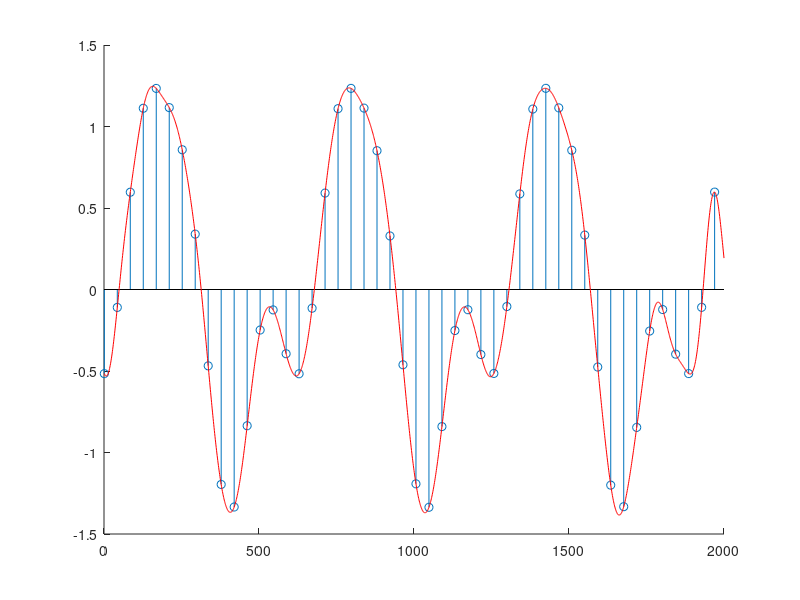

Write the MATLAB code that produced this figure.
N = 2000;
omega = 0.01;
omega_e = 5 * 3 * omega;
t = 1:N;
x = sin(omega*t) + 0.5*sin(2*omega*t+10) + 0.25*sin(3*omega*t+30);

% Te = floor( 2*pi / (6*omega) );
Te = 2*pi / omega_e;
t_es = 1:Te:N;
x_es = x( t_es );
hold on;
stem( t_es, x_es );

for i = 1:N
  s = 0;
  for k = 1:length( t_es )
    s = s + x_es(k) * sinc(((omega_e / 2) * (i-t_es(k)))/pi);
  end;
  x_rec(i) = s;
end;
plot( t, x_rec, 'r-' );
